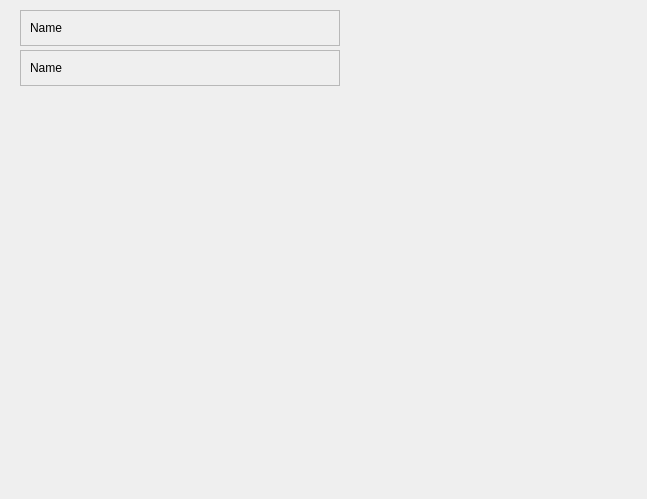
<?xml version="1.0" encoding="UTF-8"?>
<ui version="4.0">
 <class>Form</class>
 <widget class="QWidget" name="Form">
  <property name="geometry">
   <rect>
    <x>0</x>
    <y>0</y>
    <width>647</width>
    <height>499</height>
   </rect>
  </property>
  <property name="minimumSize">
   <size>
    <width>300</width>
    <height>300</height>
   </size>
  </property>
  <property name="windowTitle">
   <string>Form</string>
  </property>
  <widget class="QFrame" name="fr_title">
   <property name="geometry">
    <rect>
     <x>20</x>
     <y>10</y>
     <width>320</width>
     <height>36</height>
    </rect>
   </property>
   <property name="minimumSize">
    <size>
     <width>300</width>
     <height>20</height>
    </size>
   </property>
   <property name="frameShape">
    <enum>QFrame::Shape::StyledPanel</enum>
   </property>
   <property name="frameShadow">
    <enum>QFrame::Shadow::Raised</enum>
   </property>
   <layout class="QHBoxLayout" name="horizontalLayout">
    <item>
     <widget class="QLabel" name="l_title">
      <property name="minimumSize">
       <size>
        <width>300</width>
        <height>0</height>
       </size>
      </property>
      <property name="text">
       <string>Name</string>
      </property>
     </widget>
    </item>
   </layout>
  </widget>
  <widget class="QFrame" name="fr_subtitle">
   <property name="geometry">
    <rect>
     <x>20</x>
     <y>50</y>
     <width>320</width>
     <height>36</height>
    </rect>
   </property>
   <property name="minimumSize">
    <size>
     <width>300</width>
     <height>20</height>
    </size>
   </property>
   <property name="frameShape">
    <enum>QFrame::Shape::StyledPanel</enum>
   </property>
   <property name="frameShadow">
    <enum>QFrame::Shadow::Raised</enum>
   </property>
   <layout class="QHBoxLayout" name="horizontalLayout_2">
    <item>
     <widget class="QLabel" name="l_subtitle">
      <property name="minimumSize">
       <size>
        <width>300</width>
        <height>0</height>
       </size>
      </property>
      <property name="text">
       <string>Name</string>
      </property>
     </widget>
    </item>
   </layout>
  </widget>
 </widget>
 <resources/>
 <connections/>
</ui>
